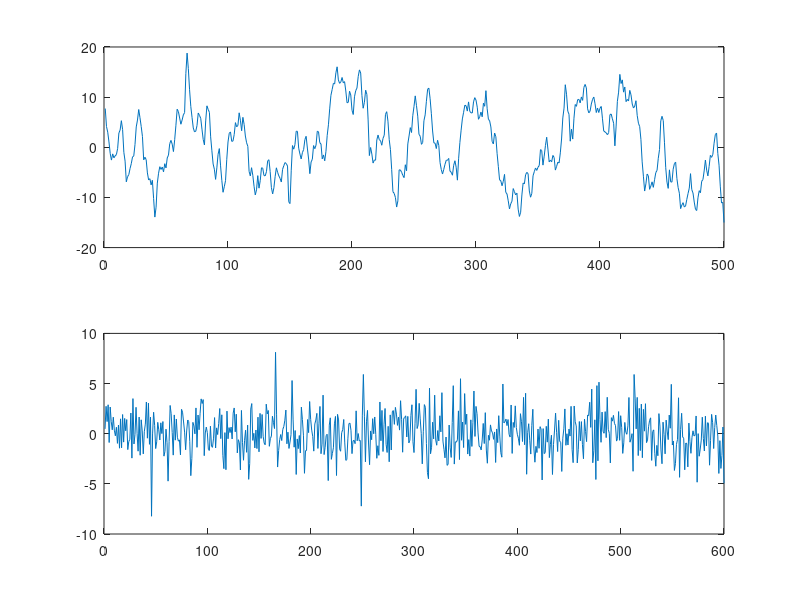

The MATLAB source for this figure: (Note: this script raises an error after producing the figure.)

clc
clf

fnum = 0;

n       = 500;
A       = [1, -1.35, 0.43];
sigma2  = 4;
noise   = sqrt(sigma2) * randn(n + 100, 1);
y       = filter(1, A, noise);
y       = y(101:end);

fnum = fnum + 1;
figure(fnum)
subplot(211)
plot(y)
subplot(212)
plot(noise)

n_est = floor(2/3*n);
y_est = iddata(y(1:n_est));
y_val = iddata(y(n_est + 1:end));

NN = [1:10]';

V = arxstruc(y_est, y_val, NN);
n_order = selstruc(V, 0);
n_aic = selstruc(V, 'aic');


n_order = zeros([1,100]);
n_aic = zeros([1,100]);
for i=1:100
    noise = sqrt(sigma2) * randn(n + 100, 1);
    y = filter(1, A, noise);
    y = y(101:end);
    y_est = iddata(y(1:n_est));
    y_val = iddata(y(n_est + 1:end));
    V = arxstruc(y_est, y_val, NN);
    n_order(i) = selstruc(V, 0);
    n_aic(i) = selstruc(V, 'aic');
end

fnum = fnum + 1;
figure(fnum)
subplot(211)
hist(n_order)
grid on
ylim([0,100])
title('LS criterion')
subplot(212)
hist(n_aic)
grid on
ylim([0,100])
title('AIC criterion')

ar_model = arx(y, n_order(end));
ar_model.NoiseVariance
ar_model.CovarianceMatrix % Ask about this...
present(ar_model)
















